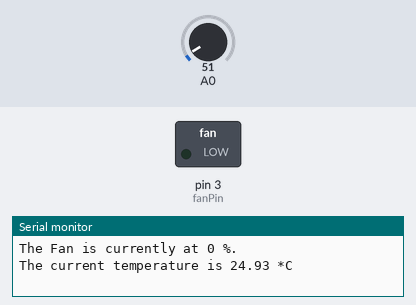
The sketch below on a simulated Arduino Uno, built with avr-gcc and run on an emulated ATmega328P. On the bench: switched loads named in the sketch (green lamp = pin HIGH), the last lines printed to the serial monitor. The test bench sets the inputs (shaded band); at power-on: A0 = 51.

Above: at 1.2 s.
1.3 s: A0 set to 60
At 2.2 s:
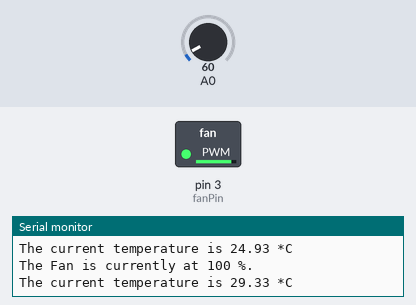
2.8 s: A0 set to 30
At 3.7 s:
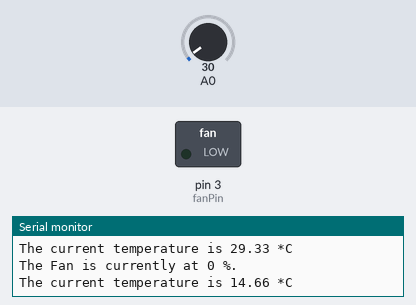
4.3 s: A0 set to 61
At 5.1 s:
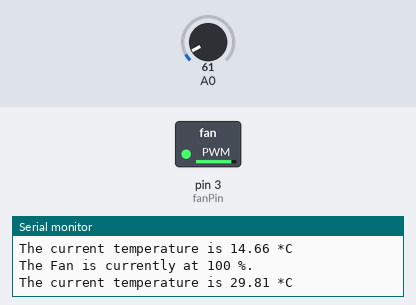
5.8 s: A0 set to 15
At 6.5 s:
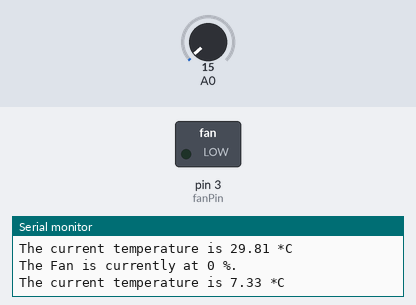
Timing chart, 0 to 8.3 s (numbered marks = the images above; inputs shaded):
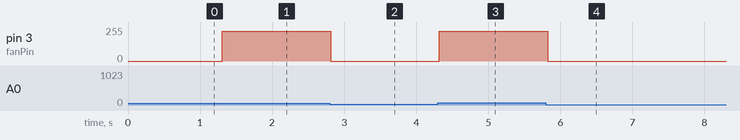

The sketch:

Fan_Temp_Controler.ino
```cpp
byte fanPin = 3;

byte pwmValue;

double currentTemp;
double desiredTemp = 27;

int i;

//Code written in setup() for pin configuration
//setup tempPin, fanPin, and Serial.begin
void setup()
{
  Serial.begin(9600);

  pinMode(fanPin, OUTPUT);
}

// Begin loop to run continous
void loop()
{
  // Check if temp is above or below desired temperature
  // If measured Temp is less than desired temp set fan to off.
  if(readTemp() > desiredTemp)
    pwmValue = 225;
  else
    pwmValue = 0;
  analogWrite(fanPin, pwmValue);

  if(i==10){
    Serial.print("The Fan is currently at ");
    Serial.print(pwmValue * 100/225);
    Serial.print(" %. \n");
    Serial.print("The current temperature is ");
    Serial.print(readTemp());
    Serial.print(" *C \n\n");
    i=0;
  }

  i++;
  delay(100);
}

// User defined function readTemp() to take analogRead(tempPin), convert
// analog (0-1023) to temperature (C) and return value.
double readTemp()
{
  // declare local int measurement and take reading
  int sensorValue= analogRead(A0);
  // declare local double and cast int to double
  double voltage = sensorValue * (5.0 / 1023.0);
  // LM35 Conversion Factor: 10-mV/°C
  // convert analog measurement to deg C.
  double temp = voltage * (1 / 0.01);


  // return temp measured
  return (temp);

}
```

Measured:
- the behaviour switches between 55 and 56 on A0 (found by bisection; images 0 and 1)
- after the input at 1.3 s, pin 3 (fanPin): 0/255 → 225/255 at once
- after the input at 2.8 s, pin 3 (fanPin): 225/255 → 0/255 at once
- after the input at 4.3 s, pin 3 (fanPin): 0/255 → 225/255 at once
- after the input at 5.8 s, pin 3 (fanPin): 225/255 → 0/255 at once
